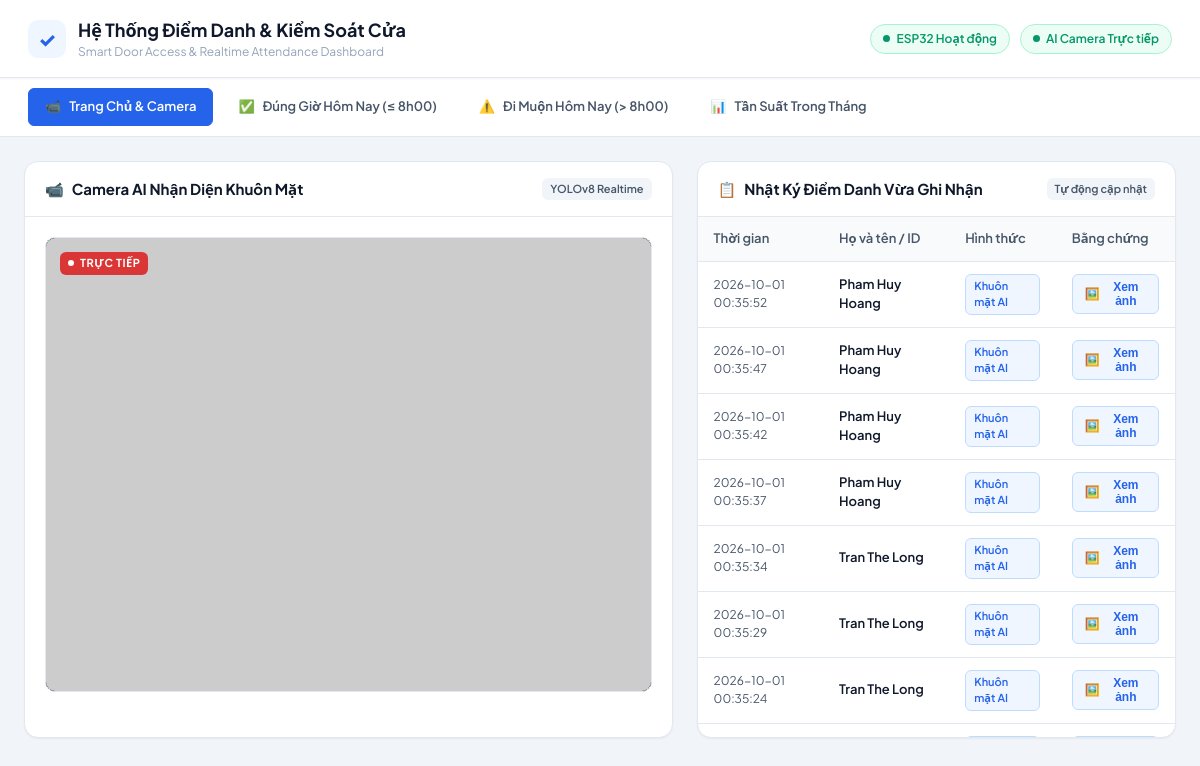
The page / on the database its author committed.
### tables this page shows
CREATE TABLE attendance (
                    id INTEGER PRIMARY KEY AUTOINCREMENT,
                    name TEXT NOT NULL,
                    method TEXT NOT NULL,
                    time TEXT NOT NULL,
                    image_path TEXT
                );

### app.py (the view)
@app.route('/')
def index():
    logs = db.get_recent_logs(limit=15)
    return render_template('index.html', logs=logs, active_page='home')

### db_handler.py (called while the page is built)
    def _get_connection(self):
        conn = sqlite3.connect(self.db_path, check_same_thread=False)
        conn.row_factory = sqlite3.Row
        return conn

    def get_recent_logs(self, limit: int = 10) -> list:
        with self._get_connection() as conn:
            cursor = conn.cursor()
            cursor.execute("""
                SELECT id, name, method, time, image_path
                FROM attendance
                ORDER BY id DESC
                LIMIT ?
            """, (limit,))
            rows = cursor.fetchall()
            return [dict(row) for row in rows]

### templates/index.html (shortened to what this page needs)
<!DOCTYPE html>
<html lang="vi">
<head>
    <link rel="stylesheet" href="{{ url_for('static', filename='style.css') }}">
</head>
<body>
    <header class="app-header">
        <div class="brand-area">
            <div class="brand-icon">✓</div>
            <div>
                <h1 class="brand-title">Hệ Thống Điểm Danh & Kiểm Soát Cửa</h1>
                <div class="brand-subtitle">Smart Door Access & Realtime Attendance Dashboard</div>
            </div>
        </div>
        <div class="header-badges">
            <div class="status-badge online">
                <span class="status-dot"></span>
                <span>ESP32 Hoạt động</span>
            </div>
            <div class="status-badge online">
                <span class="status-dot"></span>
                <span>AI Camera Trực tiếp</span>
            </div>
        </div>
    </header>
    <nav class="app-nav">
        <a href="/" class="nav-item {{ 'active' if active_page == 'home' else '' }}">
            <span>📹</span> Trang Chủ & Camera
        </a>
        <a href="/on-time" class="nav-item nav-ontime {{ 'active' if active_page == 'on_time' else '' }}">
            <span>✅</span> Đúng Giờ Hôm Nay (≤ 8h00)
        </a>
        <a href="/late" class="nav-item nav-late {{ 'active' if active_page == 'late' else '' }}">
            <span>⚠️</span> Đi Muộn Hôm Nay (> 8h00)
        </a>
        <a href="/statistics" class="nav-item nav-stats {{ 'active' if active_page == 'statistics' else '' }}">
            <span>📊</span> Tần Suất Trong Tháng
        </a>
    </nav>
    <main class="main-content">
        <div class="dual-grid">
            <section class="flat-card">
                <div class="card-header">
                    <div class="card-title">
                        <span>📹</span> Camera AI Nhận Diện Khuôn Mặt
                    </div>
                    <span class="card-tag">YOLOv8 Realtime</span>
                </div>
                <div class="card-body">
                    <div class="video-container">
                        <div class="live-indicator">
                            <span class="live-dot"></span>
                            <span>TRỰC TIẾP</span>
                        </div>
                        <img src="{{ url_for('video_feed') }}" alt="Camera Stream" class="camera-stream" onerror="this.src='https://placehold.co/800x600/f1f5f9/64748b?text=Dang+cho+tin+hieu+camera...'">
                    </div>
                </div>
            </section>
            <section class="flat-card">
                <div class="card-header">
                    <div class="card-title">
                        <span>📋</span> Nhật Ký Điểm Danh Vừa Ghi Nhận
                    </div>
                    <span class="card-tag">Tự động cập nhật</span>
                </div>
                <div class="table-responsive">
                    <table class="flat-table">
                        <thead>
                            <tr>
                                <th>Thời gian</th>
                                <th>Họ và tên / ID</th>
                                <th>Hình thức</th>
                                <th>Bằng chứng</th>
                            </tr>
                        </thead>
                        <tbody id="attendance-tbody">
                            {% if logs %}
                                {% for log in logs %}
                                <tr>
                                    <td style="color: var(--text-secondary); font-size: 12px;">{{ log.time }}</td>
                                    <td class="person-name">{{ log.name }}</td>
                                    <td>
                                        {% if 'AI' in log.method %}
                                            <span class="badge-pill badge-ai">Khuôn mặt AI</span>
                                        {% else %}
                                            <span class="badge-pill badge-fingerprint">Vân tay</span>
                                        {% endif %}
                                    </td>
                                    <td>
                                        {% if log.image_path %}
                                            {% set clean_filename = log.image_path.replace('\\', '/').split('/')[-1] %}
                                            <button class="btn-view" onclick="openProofModal('/proofs/{{ clean_filename }}', '{{ log.name }}')">
                                                <span>🖼️</span> Xem ảnh
                                            </button>
                                        {% else %}
                                            <span class="btn-empty">—</span>
                                        {% endif %}
                                    </td>
                                </tr>
                                {% endfor %}
                            {% else %}
                                <tr id="empty-row">
                                    <td colspan="4" style="text-align: center; color: var(--text-muted); padding: 36px 0;">
                                        Chưa có lượt điểm danh nào. Hệ thống đang sẵn sàng ghi nhận...
                                    </td>
                                </tr>
                            {% endif %}
                        </tbody>
                    </table>
                </div>
            </section>
        </div>
    </main>
</body>
</html>

### rows shown on the page
attendance: time "2026-10-01 00:35:52", name "Pham Huy Hoang", method "Khuôn mặt AI"
attendance: time "2026-10-01 00:35:47", name "Pham Huy Hoang", method "Khuôn mặt AI"
attendance: time "2026-10-01 00:35:42", name "Pham Huy Hoang", method "Khuôn mặt AI"
attendance: time "2026-10-01 00:35:37", name "Pham Huy Hoang", method "Khuôn mặt AI"
attendance: time "2026-10-01 00:35:34", name "Tran The Long", method "Khuôn mặt AI"
attendance: time "2026-10-01 00:35:29", name "Tran The Long", method "Khuôn mặt AI"
attendance: time "2026-10-01 00:35:24", name "Tran The Long", method "Khuôn mặt AI"
